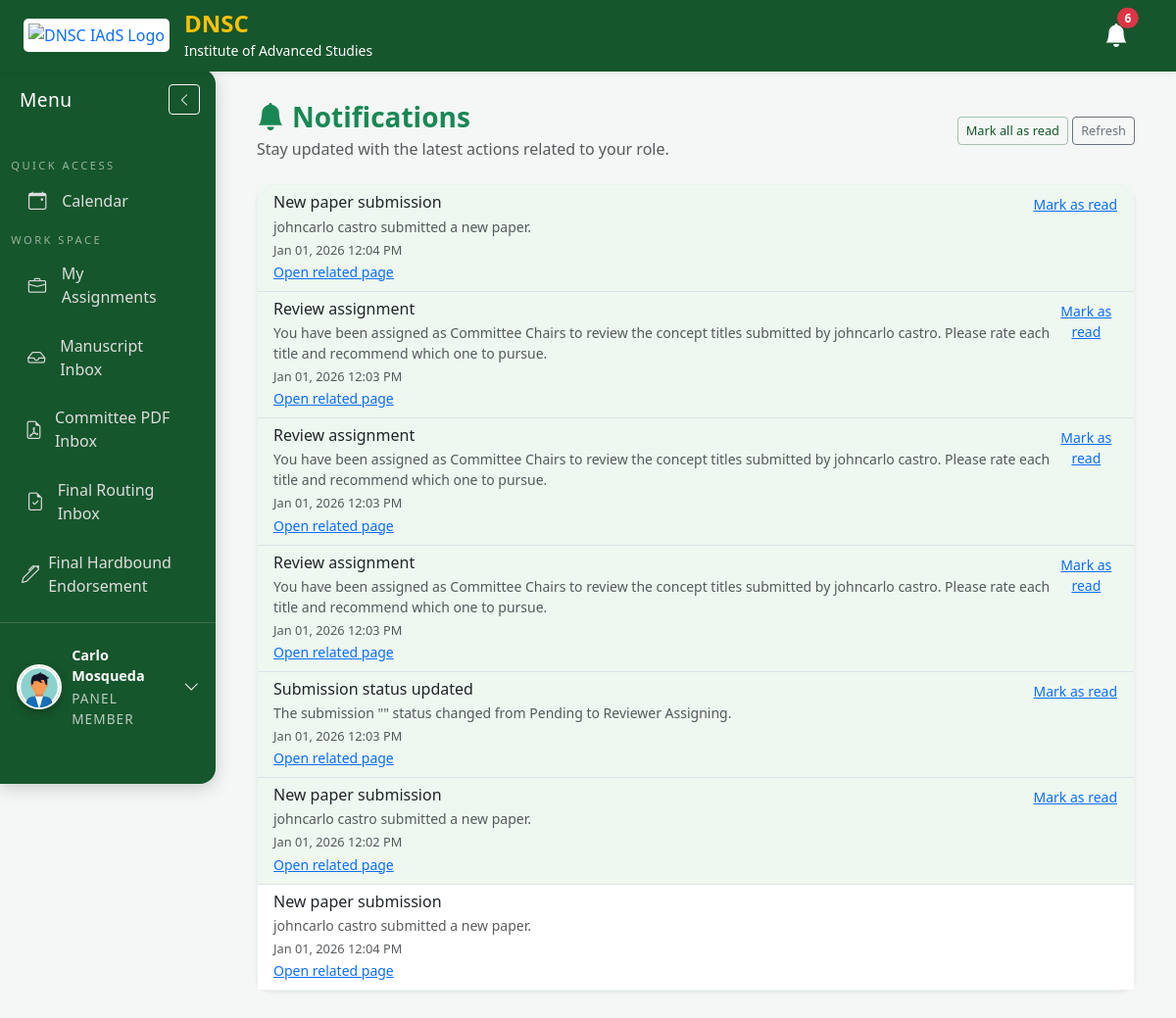
/notifications.php (signed in), run on the app's committed database.
### tables this page shows
CREATE TABLE `notifications` (
  `id` int(11) NOT NULL,
  `user_id` int(11) DEFAULT NULL,
  `role` varchar(50) DEFAULT NULL,
  `title` varchar(255) NOT NULL,
  `message` text NOT NULL,
  `link` varchar(255) DEFAULT NULL,
  `is_read` tinyint(1) NOT NULL DEFAULT 0,
  `created_at` timestamp NOT NULL DEFAULT current_timestamp()
);

### notifications_helper.php (called while the page is built, shortened)
<?php
if (!function_exists('notifications_bootstrap')) {
    function notifications_bootstrap(mysqli $conn): void
    {
        static $initialised = false;
        if ($initialised) {
            return;
        }
        $createSql = "
            CREATE TABLE IF NOT EXISTS notifications (
                id INT AUTO_INCREMENT PRIMARY KEY,
                user_id INT NULL,
                role VARCHAR(50) NULL,
                title VARCHAR(255) NOT NULL,
                message TEXT NOT NULL,
                link VARCHAR(255) DEFAULT NULL,
                is_read TINYINT(1) NOT NULL DEFAULT 0,
                created_at TIMESTAMP NOT NULL DEFAULT CURRENT_TIMESTAMP,
                INDEX idx_user_id (user_id),
                INDEX idx_role (role),
                INDEX idx_is_read (is_read),
                INDEX idx_created_at (created_at),
                CONSTRAINT fk_notifications_user
                    FOREIGN KEY (user_id) REFERENCES users(id)
                    ON DELETE CASCADE
            ) ENGINE=InnoDB DEFAULT CHARSET=utf8mb4 COLLATE=utf8mb4_general_ci;
        ";
    }
}
if (!function_exists('fetch_user_notifications')) {
    function fetch_user_notifications(
        mysqli $conn,
        ?int $userId,
        ?string $role,
        int $limit = 10,
        ?string $defaultRole = null
    ): array {
        $conditions = [];
        $params = [];
        $types = '';
        $role = trim((string)($role ?? ''));
        if ($userId !== null) {
            $userConditions = [];
            if ($role !== '') {
                $userConditions[] = '(user_id = ? AND role = ?)';
                $params[] = (int)$userId;
                $params[] = $role;
                $types .= 'is';
            }
            $userConditions[] = "(user_id = ? AND (role IS NULL OR role = ''))";
            $params[] = (int)$userId;
            $types .= 'i';
            $conditions[] = '(' . implode(' OR ', $userConditions) . ')';
        }
        if ($role !== null && $role !== '') {
            $conditions[] = '(role = ? AND (user_id IS NULL OR user_id = 0))';
            $params[] = $role;
            $types .= 's';
        }
        $conditions[] = '(user_id IS NULL AND role IS NULL)';
        $where = implode(' OR ', $conditions);
        $sql = "
            SELECT id, user_id, role, title, message, link, is_read, created_at
            FROM notifications
            WHERE $where
            ORDER BY is_read ASC, created_at DESC
            LIMIT ?
        ";
        $types .= 'i';
        $params[] = $limit;
        $stmt = $conn->prepare($sql);
        $stmt->bind_param($types, ...$params);
        $stmt->execute();
        $result = $stmt->get_result();
        $rows = $result ? $result->fetch_all(MYSQLI_ASSOC) : [];
        return $rows ?: [];
    }
}

### notifications.php (the view, shortened to what this page needs)
<?php
require_once __DIR__ . '/db.php';
require_once __DIR__ . '/notifications_helper.php';
$userId = $_SESSION['user_id'] ?? null;
$role = $_SESSION['role'] ?? null;
$allNotifications = fetch_user_notifications($conn, $userId, $role, 100);
?>
<!DOCTYPE html>
<html lang="en">
<head>
    <link rel="stylesheet" href="https://cdn.jsdelivr.net/npm/bootstrap@5.3.2/dist/css/bootstrap.min.css">
    <link rel="stylesheet" href="https://cdn.jsdelivr.net/npm/bootstrap-icons@1.10.5/font/bootstrap-icons.css">
</head>
<body>
<?php include 'header.php'; ?>
<?php include 'sidebar.php'; ?>
<div class="content">
    <div class="container-fluid">
        <div class="d-flex justify-content-between align-items-center mb-4">
            <div>
                <h3 class="fw-bold text-success mb-1"><i class="bi bi-bell-fill me-2"></i>Notifications</h3>
                <p class="text-muted mb-0">Stay updated with the latest actions related to your role.</p>
            </div>
            <div class="notification-actions">
                <button class="btn btn-outline-success btn-sm" id="pageMarkAll">Mark all as read</button>
                <button class="btn btn-outline-secondary btn-sm" id="pageRefresh">Refresh</button>
            </div>
        </div>
        <div class="card shadow-sm">
            <div class="card-body p-0">
                <?php if (empty($allNotifications)): ?>
                    <div class="p-4 text-center text-muted">No notifications yet.</div>
                <?php else: ?>
                    <div class="list-group list-group-flush" id="pageNotificationList">
                        <?php foreach ($allNotifications as $note): ?>
                            <div class="list-group-item notification-item d-flex justify-content-between align-items-start<?php echo (int)$note['is_read'] === 0 ? ' unread' : ''; ?>" data-notification-id="<?php echo (int)$note['id']; ?>">
                                <div>
                                    <h6 class="mb-1"><?php echo htmlspecialchars($note['title']); ?></h6>
                                    <p class="mb-1 text-muted small"><?php echo htmlspecialchars($note['message']); ?></p>
                                    <div class="timestamp text-muted"><?php echo date('M d, Y h:i A', strtotime($note['created_at'])); ?></div>
                                    <?php if (!empty($note['link'])): ?>
                                        <a href="<?php echo htmlspecialchars($note['link']); ?>" class="small">Open related page</a>
                                    <?php endif; ?>
                                </div>
                                <?php if ((int)$note['is_read'] === 0): ?>
                                    <button class="btn btn-link btn-sm p-0 mark-read-btn" type="button">Mark as read</button>
                                <?php endif; ?>
                            </div>
                        <?php endforeach; ?>
                    </div>
                <?php endif; ?>
            </div>
        </div>
    </div>
</div>
</body>
</html>

### data on the page
notifications: title "New paper submission", message "johncarlo castro submitted a new paper.", created_at "Jan 01, 2026 12:04 PM", is_read "Mark as read"
notifications: title "Review assignment", message "You have been assigned as Committee Chairs to review the concept titles submitted by johncarlo castro. Please rate each title and recommend which one to pursue.", created_at "Jan 01, 2026 12:03 PM", is_read "Mark as read"
notifications: title "Review assignment", message "You have been assigned as Committee Chairs to review the concept titles submitted by johncarlo castro. Please rate each title and recommend which one to pursue.", created_at "Jan 01, 2026 12:03 PM", is_read "Mark as read"
notifications: title "Review assignment", message "You have been assigned as Committee Chairs to review the concept titles submitted by johncarlo castro. Please rate each title and recommend which one to pursue.", created_at "Jan 01, 2026 12:03 PM", is_read "Mark as read"
notifications: title "Submission status updated", message "The submission \"\" status changed from Pending to Reviewer Assigning.", created_at "Jan 01, 2026 12:03 PM", is_read "Mark as read"
notifications: title "New paper submission", message "johncarlo castro submitted a new paper.", created_at "Jan 01, 2026 12:02 PM", is_read "Mark as read"
notifications: title "New paper submission", message "johncarlo castro submitted a new paper.", created_at "Jan 01, 2026 12:04 PM"

### other printed values
$unreadCount "6"
$userFullName ?: 'Welcome' "Carlo Mosqueda"
$userRoleLabel "PANEL MEMBER"
